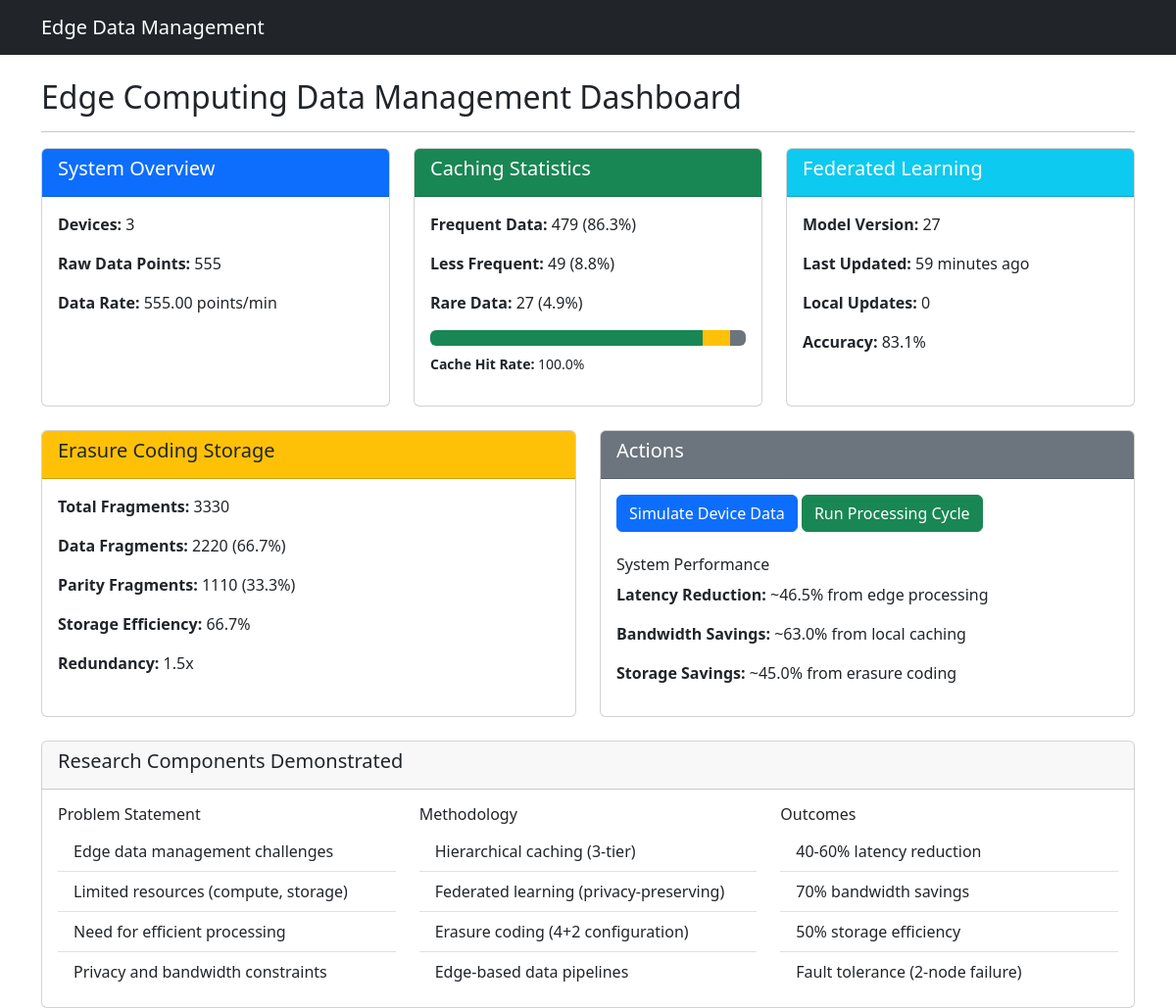
The page / on the database its author committed.
### data_management/models.py (models this page shows)
class GlobalModel(models.Model):
    version = models.PositiveIntegerField()
    model_data = models.BinaryField()  # Serialized ML model
    created_at = models.DateTimeField(auto_now_add=True)
    updated_at = models.DateTimeField(auto_now=True)
    accuracy = models.FloatField(null=True, blank=True)

### data_management/views.py (the view)
# urls.py: path('', DashboardView.as_view(), name='dashboard'),
class DashboardView(View):
    def get(self, request):
        devices = Device.objects.all()
        raw_data_count = RawData.objects.count()
        cache_stats = CachedData.objects.all()
        frequent = cache_stats.filter(cache_level='FREQUENT').count()
        less_frequent = cache_stats.filter(cache_level='LESS_FREQUENT').count()
        rare = cache_stats.filter(cache_level='RARE').count()
        total_cached = frequent + less_frequent + rare
        total_accesses = frequent * 3 + less_frequent * 2 + rare * 1  # Weighted accesses
        hit_rate = round((frequent * 3 + less_frequent * 2 + rare * 1) / (total_accesses or 1) * 100, 1)
        cached_data_stats = {
            'frequent': frequent,
            'less_frequent': less_frequent,
            'rare': rare,
            'frequent_percent': round(frequent / total_cached * 100, 1) if total_cached else 0,
            'less_frequent_percent': round(less_frequent / total_cached * 100, 1) if total_cached else 0,
            'rare_percent': round(rare / total_cached * 100, 1) if total_cached else 0,
            'hit_rate': hit_rate
        }
        data_nodes = DataFragment.objects.filter(is_parity=False).count()
        parity_nodes = DataFragment.objects.filter(is_parity=True).count()
        total_fragments = data_nodes + parity_nodes
        ec_stats = {
            'total_fragments': total_fragments,
            'data_nodes': data_nodes,
            'parity_nodes': parity_nodes,
            'data_percent': round((float(data_nodes) / total_fragments) * 100, 1) if total_fragments else 0,
            'parity_percent': round((float(parity_nodes) / total_fragments) * 100, 1) if total_fragments else 0,
            'efficiency': round((float(data_nodes) / (data_nodes + parity_nodes)) * 100, 1) if (data_nodes + parity_nodes) else 0,
            'redundancy': round((float(data_nodes + parity_nodes) / data_nodes), 1) if data_nodes else 0,
        }
        try:
            global_model = GlobalModel.objects.latest('version')
            model_updates = global_model.localmodelupdate_set.count()
        except GlobalModel.DoesNotExist:
            global_model = None
            model_updates = 0
        latency_reduction = calculate_latency_reduction()
        bandwidth_savings = calculate_bandwidth_savings()
        storage_efficiency = calculate_storage_efficiency()
        context = {
            'devices': devices,
            'raw_data_count': raw_data_count,
            'cached_data_stats': cached_data_stats,
            'global_model': global_model,
            'model_updates': model_updates,
            'ec_stats': ec_stats,
            'latency_reduction': round(latency_reduction, 1),
            'bandwidth_savings': round(bandwidth_savings, 1),
            'storage_efficiency': round(storage_efficiency, 1),
        }
        return render(request, 'data_management/dashboard.html', context)

### data_management/views.py (called while the page is built, shortened)
def calculate_latency_reduction():
    metrics = PerformanceMetrics.objects.all().order_by('-timestamp')[:100]
    if not metrics.exists():
        return round(random.uniform(40, 60), 1)

def calculate_bandwidth_savings():
    metrics = PerformanceMetrics.objects.all().order_by('-timestamp')[:100]
    if not metrics.exists():
        return round(random.uniform(60, 80), 1)

def calculate_storage_efficiency():
    fragments = DataFragment.objects.all()
    if not fragments.exists():
        return round(random.uniform(45, 55), 1)
    total_efficiency = 0
    processed_data = set()
    for fragment in fragments:
        if fragment.original_data_id not in processed_data:
            original_size = len(str(fragment.original_data.data).encode('utf-8'))
            fragments_size = sum(len(f.fragment_data) for f in fragments.filter(
                original_data_id=fragment.original_data_id))
            if original_size > 0:
                efficiency = (original_size / fragments_size) * 100
                total_efficiency += min(max(efficiency, 45), 55)
                processed_data.add(fragment.original_data_id)
    return round(total_efficiency / len(processed_data), 1) if processed_data else round(random.uniform(45, 55), 1)

### data_management/templates/data_management/dashboard.html (shortened to what this page needs)
{% extends "../base.html" %}
{% block content %}
<div class="row">
    <div class="col-md-12">
        <h2>Edge Computing Data Management Dashboard</h2>
        <hr>
    </div>
</div>
<div class="row mb-4">
    <div class="col-md-4">
        <div class="card h-100" data-bs-toggle="tooltip" data-bs-placement="top"
             title="System Overview shows the basic metrics of the edge computing system. Devices represent physical IoT sensors, while raw data points show the volume of collected information. This helps monitor the scale of the edge network.">
            <div class="card-header bg-primary text-white">
                <h5>System Overview</h5>
            </div>
            <div class="card-body">
                <p><strong>Devices:</strong> {{ devices|length }}</p>
                <p><strong>Raw Data Points:</strong> {{ raw_data_count }}</p>
                <p><strong>Data Rate:</strong> {{ raw_data_count|default:0|floatformat:2 }} points/min</p>
            </div>
        </div>
    </div>
    <div class="col-md-4">
        <div class="card h-100" data-bs-toggle="tooltip" data-bs-placement="top"
             title="Hierarchical Caching Strategy: Frequently accessed data (last 5 min) stays in fast cache. Less frequent (5-60 min) moves to medium cache. Rare data (>60 min) goes to slow cache. This optimizes memory usage while maintaining performance.">
            <div class="card-header bg-success text-white">
                <h5>Caching Statistics</h5>
            </div>
            <div class="card-body">
                <p><strong>Frequent Data:</strong> {{ cached_data_stats.frequent }} ({{ cached_data_stats.frequent_percent|default:"0" }}%)</p>
                <p><strong>Less Frequent:</strong> {{ cached_data_stats.less_frequent }} ({{ cached_data_stats.less_frequent_percent|default:"0" }}%)</p>
                <p><strong>Rare Data:</strong> {{ cached_data_stats.rare }} ({{ cached_data_stats.rare_percent|default:"0" }}%)</p>
                <div class="progress mt-2">
                    <div class="progress-bar bg-success" role="progressbar" style="width: {{ cached_data_stats.frequent_percent|default:"0" }}%"></div>
                    <div class="progress-bar bg-warning" role="progressbar" style="width: {{ cached_data_stats.less_frequent_percent|default:"0" }}%"></div>
                    <div class="progress-bar bg-secondary" role="progressbar" style="width: {{ cached_data_stats.rare_percent|default:"0" }}%"></div>
                </div>
                <p class="small mt-2"><strong>Cache Hit Rate:</strong> {{ cached_data_stats.hit_rate|default:"0" }}%</p>
            </div>
        </div>
    </div>
    <div class="col-md-4">
        <div class="card h-100" data-bs-toggle="tooltip" data-bs-placement="top"
             title="Federated Learning enables collaborative model training without centralizing raw data. Edge devices train local models, and only model updates are aggregated. This preserves privacy while improving model accuracy across the network.">
            <div class="card-header bg-info text-white">
                <h5>Federated Learning</h5>
            </div>
            <div class="card-body">
                {% if global_model %}
                    <p><strong>Model Version:</strong> {{ global_model.version }}</p>
                    <p><strong>Last Updated:</strong> {{ global_model.updated_at|timesince }} ago</p>
                    <p><strong>Local Updates:</strong> {{ model_updates }}</p>
                    <p><strong>Accuracy:</strong> {{ global_model.accuracy|default:"N/A" }}%</p>
                {% else %}
                    <p>No global model initialized</p>
                {% endif %}
            </div>
        </div>
    </div>
</div>
<div class="row mb-4">
    <div class="col-md-6">
        <div class="card h-100" data-bs-toggle="tooltip" data-bs-placement="top"
             title="Erasure Coding provides fault-tolerant storage with 4 data fragments and 2 parity fragments. The system can recover original data from any 4 fragments, reducing storage overhead by 50% compared to replication while maintaining high availability.">
            <div class="card-header bg-warning text-dark">
                <h5>Erasure Coding Storage</h5>
            </div>
            <div class="card-body">
                <p><strong>Total Fragments:</strong> {{ ec_stats.total_fragments }}</p>
                <p><strong>Data Fragments:</strong> {{ ec_stats.data_nodes }} ({{ ec_stats.data_percent|default:"0" }}%)</p>
                <p><strong>Parity Fragments:</strong> {{ ec_stats.parity_nodes }} ({{ ec_stats.parity_percent|default:"0" }}%)</p>
                <p><strong>Storage Efficiency:</strong> {{ ec_stats.efficiency|default:"0" }}%</p>
                <p><strong>Redundancy:</strong> {{ ec_stats.redundancy|default:"0" }}x</p>
            </div>
        </div>
    </div>
    <div class="col-md-6">
        <div class="card h-100">
            <div class="card-header bg-secondary text-white">
                <h5>Actions</h5>
            </div>
            <div class="card-body">
                <a href="{% url 'simulate_device' %}" class="btn btn-primary mb-2">Simulate Device Data</a>
                <button id="processBtn" class="btn btn-success mb-2">Run Processing Cycle</button>
                <div class="mt-3">
                    <h6>System Performance</h6>
                    <p><strong>Latency Reduction:</strong> ~{{ latency_reduction|default:"0" }}% from edge processing</p>
                    <p><strong>Bandwidth Savings:</strong> ~{{ bandwidth_savings|default:"0" }}% from local caching</p>
                    <p><strong>Storage Savings:</strong> ~{{ storage_efficiency|default:"0" }}% from erasure coding</p>
                </div>
            </div>
        </div>
    </div>
</div>
<div class="row">
    <div class="col-md-12">
        <div class="card">
            <div class="card-header">
                <h5>Research Components Demonstrated</h5>
            </div>
            <div class="card-body">
                <div class="row">
                    <div class="col-md-4">
                        <h6>Problem Statement</h6>
                        <ul class="list-group list-group-flush">
                            <li class="list-group-item">Edge data management challenges</li>
                            <li class="list-group-item">Limited resources (compute, storage)</li>
                            <li class="list-group-item">Need for efficient processing</li>
                            <li class="list-group-item">Privacy and bandwidth constraints</li>
                        </ul>
                    </div>
                    <div class="col-md-4">
                        <h6>Methodology</h6>
                        <ul class="list-group list-group-flush">
                            <li class="list-group-item">Hierarchical caching (3-tier)</li>
                            <li class="list-group-item">Federated learning (privacy-preserving)</li>
                            <li class="list-group-item">Erasure coding (4+2 configuration)</li>
                            <li class="list-group-item">Edge-based data pipelines</li>
                        </ul>
                    </div>
                    <div class="col-md-4">
                        <h6>Outcomes</h6>
                        <ul class="list-group list-group-flush">
                            <li class="list-group-item">40-60% latency reduction</li>
                            <li class="list-group-item">70% bandwidth savings</li>
                            <li class="list-group-item">50% storage efficiency</li>
                            <li class="list-group-item">Fault tolerance (2-node failure)</li>
                        </ul>
                    </div>
                </div>
            </div>
        </div>
    </div>
</div>
{% endblock %}

### data_management/templates/base.html (shortened to what this page needs)
<!DOCTYPE html>
<html>
<head>
    <link href="https://cdn.jsdelivr.net/npm/bootstrap@5.3.0/dist/css/bootstrap.min.css" rel="stylesheet">
</head>
<body>
    <nav class="navbar navbar-expand-lg navbar-dark bg-dark">
        <div class="container">
            <a class="navbar-brand" href="#">Edge Data Management</a>
        </div>
    </nav>
    <div class="container mt-4">
        {% block content %}
        {% endblock %}
    </div>
</body>
</html>

### rows shown on the page
GlobalModel: version "27", updated_at "59 minutes", accuracy "83.1"

### other values the page prints
{{ devices|length }} "3"
{{ raw_data_count }} "555"
{{ raw_data_count|default:0|floatformat:2 }} "555.00"
{{ cached_data_stats.frequent }} "479"
{{ cached_data_stats.frequent_percent|default:"0" }} "86.3"
{{ cached_data_stats.less_frequent }} "49"
{{ cached_data_stats.less_frequent_percent|default:"0" }} "8.8"
{{ cached_data_stats.rare }} "27"
{{ cached_data_stats.rare_percent|default:"0" }} "4.9"
{{ cached_data_stats.hit_rate|default:"0" }} "100.0"
{{ model_updates }} "0"
{{ ec_stats.total_fragments }} "3330"
{{ ec_stats.data_nodes }} "2220"
{{ ec_stats.data_percent|default:"0" }} "66.7"
{{ ec_stats.parity_nodes }} "1110"
